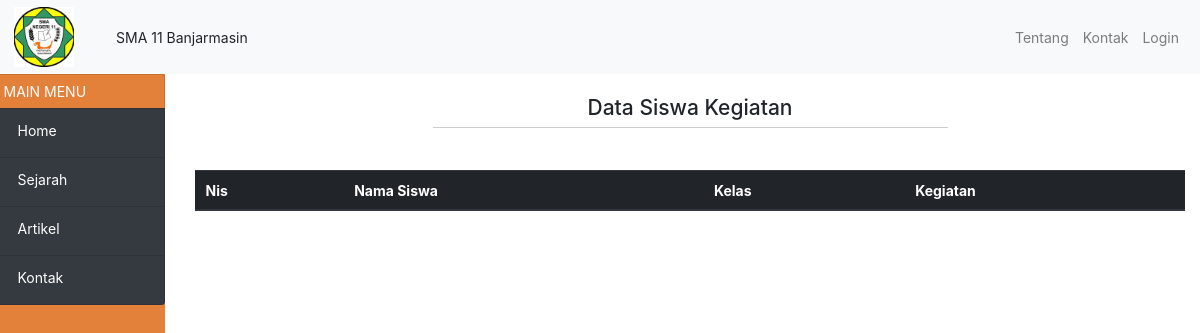
/?view=siswa-kegiatan&kd_keg=KG05, run on an earlier commit of the app's database.
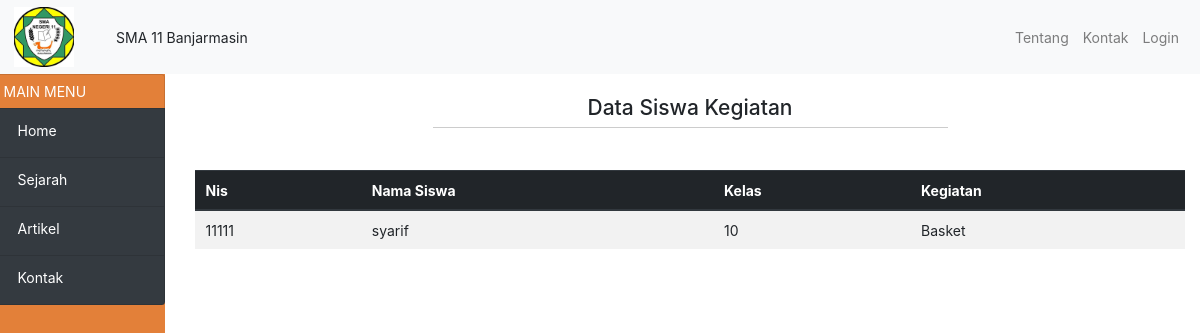
And on a later commit of the database.
### tables this page shows
CREATE TABLE `daftar_mhs_kegiatan` (
  `id_mhs_kegiatan` int(100) NOT NULL,
  `kode_kegiatan` varchar(50) NOT NULL,
  `nis` int(100) NOT NULL
);

CREATE TABLE `siswa` (
  `nis_siswa` varchar(15) NOT NULL,
  `nama_siswa` varchar(50) NOT NULL,
  `jk_siswa` varchar(25) NOT NULL,
  `tempat_lahir` varchar(100) NOT NULL,
  `tgl_lahir` date NOT NULL,
  `agama` varchar(10) NOT NULL,
  `alamat` varchar(50) NOT NULL,
  `asal_sekolah` varchar(50) NOT NULL,
  `thn_lulus` int(4) NOT NULL,
  `kd_jadwal` varchar(4) NOT NULL,
  `kd_Kegiatan` varchar(11) NOT NULL,
  `status` varchar(11) NOT NULL
);

CREATE TABLE `kegiatan` (
  `kd_kegiatan` varchar(50) NOT NULL,
  `nama_kegiatan` varchar(50) NOT NULL,
  `hari_kegiatan` varchar(10) NOT NULL,
  `jam_kegiatan` varchar(50) NOT NULL,
  `nip` bigint(255) NOT NULL
);

### config/config.php (called while the page is built, shortened)
<?php
function base_url($url = null ) {
	$base_url = "http://localhost/aplikasi_sman_11_banjarmasin/";
	if ($url != null ) {
		return $base_url."/".$url;
	} else  {
			return $base_url;
	}
}

### models/admin.php (called while the page is built, shortened)
<?php
class Admin
{
  private $mysqli;
  function __construct($mysqli)
  {
    $this->mysqli = $mysqli;
  }
  function show_siswakegiatan($kd_keg)
  {
    $db    = $this->mysqli->conn;
    $query = $db->query(" SELECT * FROM daftar_mhs_kegiatan
      INNER JOIN siswa ON daftar_mhs_kegiatan.nis = siswa.nis_siswa
      INNER JOIN kegiatan ON daftar_mhs_kegiatan.kode_kegiatan = kegiatan.kd_kegiatan
      WHERE daftar_mhs_kegiatan.kode_kegiatan = '$kd_keg'");
    return $query;
  }
}
?>

### view/kegiatan/data-siswa-kegiatan.php (the view, shortened to what this page needs)
<div class="container" id="" style="">
<div class="row mt-4" id="" style="">
	<div class="col-md-12" id="" style="">
			<h4 class="text-center">Data Siswa Kegiatan</h4> <hr>
			<table class="table table-md table-hover table-striped mt-4" id="myTable">
				<thead class="thead-dark">
					<tr>
						<th colspan="" rowspan="" headers="" scope="">Nis</th>
						<th colspan="" rowspan="" headers="" scope="">Nama Siswa</th>
						<th colspan="" rowspan="" headers="" scope="">Kelas</th>
						<th colspan="" rowspan="" headers="" scope="">Kegiatan</th>
					</tr>
				</thead>
				<tbody>
					<?php
					$kd_keg = $_GET['kd_keg'];
						$data = $objAdmin->show_siswakegiatan($kd_keg);
						while ( $a = $data->fetch_object()) { ?>
					 <tr>
					 	<td colspan="" rowspan="" headers=""><?=$a->nis_siswa ?></td>
					 	<td colspan="" rowspan="" headers=""><?=$a->nama_siswa ?></td>
					 	<td colspan="" rowspan="" headers=""><?=$a->status ?></td>
					 	<td colspan="" rowspan="" headers=""><?=$a->nama_kegiatan ?></td>
					 </tr>
					<?php } ?>
				</tbody>
			</table>
		</div>
	</div>
</div>

### index.php (shortened to what this page needs)
<?php
require_once 'config/config.php';
include('models/admin.php');
?>
<html lang="en" dir="ltr">
  <head>
    <link rel="stylesheet" href="<?=base_url();?>assets/css/bootstrap.min.css">
    <link rel="stylesheet" href="<?=base_url();?>assets/css/home.css">
    <link rel="stylesheet" type="text/css" href="<?php echo base_url(); ?>assets/DataTables/datatables.min.css"/>
  </head>
  <body>
    <nav class="navbar navbar-expand-lg navbar-light bg-light">
      <img src="assets/image/logo smk.jpg" width="60" height="60" class="d-inline-block align-top" alt="">
      <span class="menu-collapsed ml-5">SMA 11 Banjarmasin</span>
      <div class="collapse navbar-collapse  " id="navbarText">
        <span class="navbar-text">
          <ul class="navbar-nav mr-auto">
            <li class="nav-item">
              <a class="nav-link" href="?view=sejarah">Tentang</a>
            </li>
            <li class="nav-item">
              <a class="nav-link" href="?view=kontak">Kontak</a>
            </li>
            <li class="nav-item">
              <?php if (@$_SESSION['statusLogin'] == 'login') { ?>
                <a class="nav-link" href="?view=logout">Logout</a>
                <?php }else{ ?>
                <a class="nav-link" href="?view=login">Login</a>
              <?php } ?>
            </li>
          </ul>
        </span>
      </div>
    </nav>
    <div class="row" id="body-row ">
        <div id="sidebar-container" class="sidebar-expanded d-none d-md-block">
            <ul class="list-group">
                <li class="list-group-item sidebar-separator-title text-muted d-flex align-items-center menu-collapsed">
                    <span style="color:white;">MAIN MENU</span>
                </li>
                    <a href="?view=home" aria-expanded="false" class="bg-dark list-group-item list-group-item-action flex-column align-items-start">
                      <div class="d-flex w-100 justify-content-start align-items-center">
                        <span class="menu-collapsed">Home</span>
                      </div>
                    </a>
                    <a href="?view=sejarah" aria-expanded="false"  class="bg-dark list-group-item list-group-item-action flex-column align-items-start " >
                      <div class="d-flex w-100 justify-content-start align-items-center">
                        <span class="menu-collapsed">Sejarah</span>
                      </div>
                    </a>
                    <a href="?view=artikel-view" aria-expanded="false" class="bg-dark list-group-item list-group-item-action flex-column align-items-start">
                      <div class="d-flex w-100 justify-content-start align-items-center">
                        <span class="menu-collapsed">Artikel</span>
                      </div>
                    </a>
                    <a href="?view=kontak" aria-expanded="false" class="bg-dark list-group-item list-group-item-action flex-column align-items-start">
                      <div class="d-flex w-100 justify-content-start align-items-center">
                        <span class="menu-collapsed">Kontak</span>
                      </div>
                    </a>
            </ul>
        </div>
        <div class="col">
            <h1>
                <?php include('page/page.php'); ?>
            </h1>
        </div>
    </div>
</body>
</html>

### page/page.php
<?php
if (@$_GET['view'] == '' || @$_GET['view'] == 'home')
{
    include 'view/home.php';
}
else if (@$_GET['view'] == 'daftar_kegiatan')
{
	include 'view/daftar-kegiatan/daftar_kegiatan.php';
}
else if (@$_GET['view'] == 'beranda')
{
	include 'view/beranda.php';
}
else if (@$_GET['view'] == 'wali')
{
	include 'view/wali/wali.php';
}
else if (@$_GET['view'] == 'jadwal')
{
	include 'view/jadwal/data-jadwal.php';
}
else if (@$_GET['view'] == 'artikel-view')
{
	include 'view/artikel/artikel-view.php';
}
else if (@$_GET['view'] == 'artikel-pengumuman')
{
	include 'view/artikel/artikel-pengumuman.php';
}
else if (@$_GET['view'] == 'artikel-kegiatan')
{
	include 'view/artikel/artikel-kegiatan.php';
}
else if (@$_GET['view'] == 'register')
{
	include 'view/register.php';
}
else if (@$_GET['view'] == 'kontak')
{
	include 'view/kontak.php';
}
else if (@$_GET['view'] == 'sejarah')
{
	include 'view/sejarah.php';
}
else if (@$_GET['view'] == 'kelas')
{
	include 'view/siswa/kelas.php';
}
else if (@$_GET['view'] == 'login')
{
	include 'view/login.php';
}
elseif (@$_GET['view'] == 'logout')
{
  $objAdmin->logout();
  echo '<script> window.location="?view=home" </script>';
}
elseif (@$_GET['view'] == 'logout')
{
    $objAdmin->logout();
    echo '<script>
    window.location="?view=login";
     </script>';
}
elseif (@$_GET['view'] == 'data-siswa')
{
  include 'view/siswa/data-siswa.php';
}
elseif (@$_GET['view'] == 'data-nilai')
{
  include 'view/nilai/data-nilai.php';
}
elseif (@$_GET['view'] == 'data-guru')
{
	include 'view/guru/data-guru.php';
}
elseif (@$_GET['view'] == 'data-kegiatan')
{
	include 'view/kegiatan/data-kegiatan.php';
}
elseif (@$_GET['view'] == 'siswa-kegiatan')
{
	include 'view/kegiatan/data-siswa-kegiatan.php';
}
elseif (@$_GET['view'] == 'data-kelas')
{
  include 'view/kelas/data-kelas.php';
}
elseif (@$_GET['view'] == 'mata-pelajaran')
{
  include 'view/pelajaran/mata_pelaharan.php';
}
elseif (@$_GET['view'] == 'data-artikel')
{
  include 'view/artikel/data-artikel.php';
}
elseif (@$_GET['view'] == 'absen-siswa')
{
  include 'view/absen/absen-siswa.php';
}
elseif (@$_GET['view'] == 'wali') {
  include 'view/wali/wali.php';
}
else
{
  include 'view/404.php';
}

### assets/css/home.css (style rules this page uses)
hr { height: 1px; border-top: 1px solid #ccc; margin: auto; width: 50%; padding: 10px; }
.view-buku th, td { text-align: left; padding: 8px; }

### index.php (style rules this page uses)
* { font-size: 14px; }
#sidebar-container { min-height: 100vh; background-color: #e38039; padding: 0; }
.sidebar-expanded { width: 180px; }
#sidebar-container .list-group a { height: 50px; color: white; }
.sidebar-separator-title { background-color: #e38039; height: 35px; }

What changed in the data, as far as the page shows it:
added daftar_mhs_kegiatan: siswa.nis_siswa "11111", siswa.nama_siswa "syarif", siswa.status "10", kode_kegiatan.nama_kegiatan "Basket"
